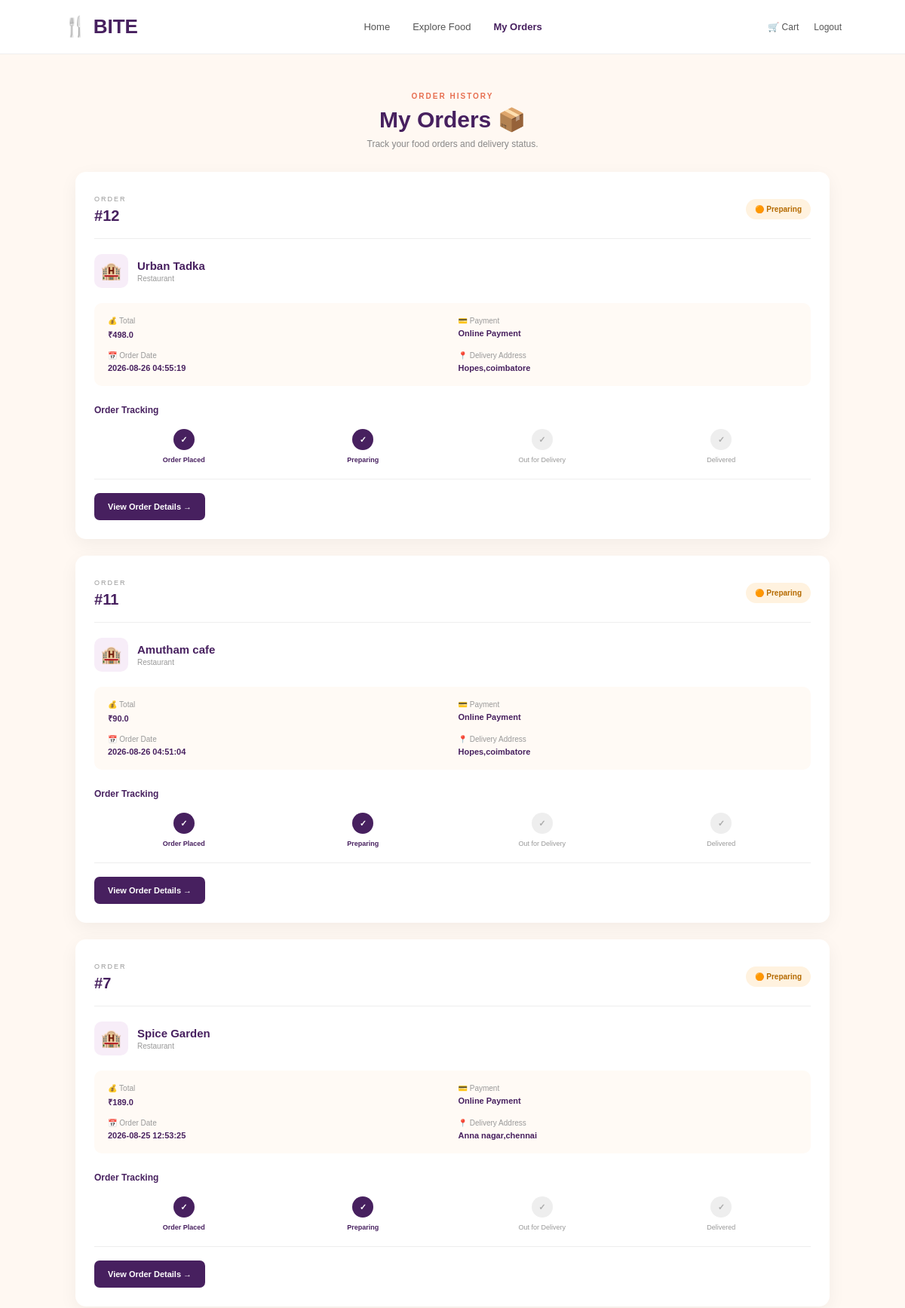
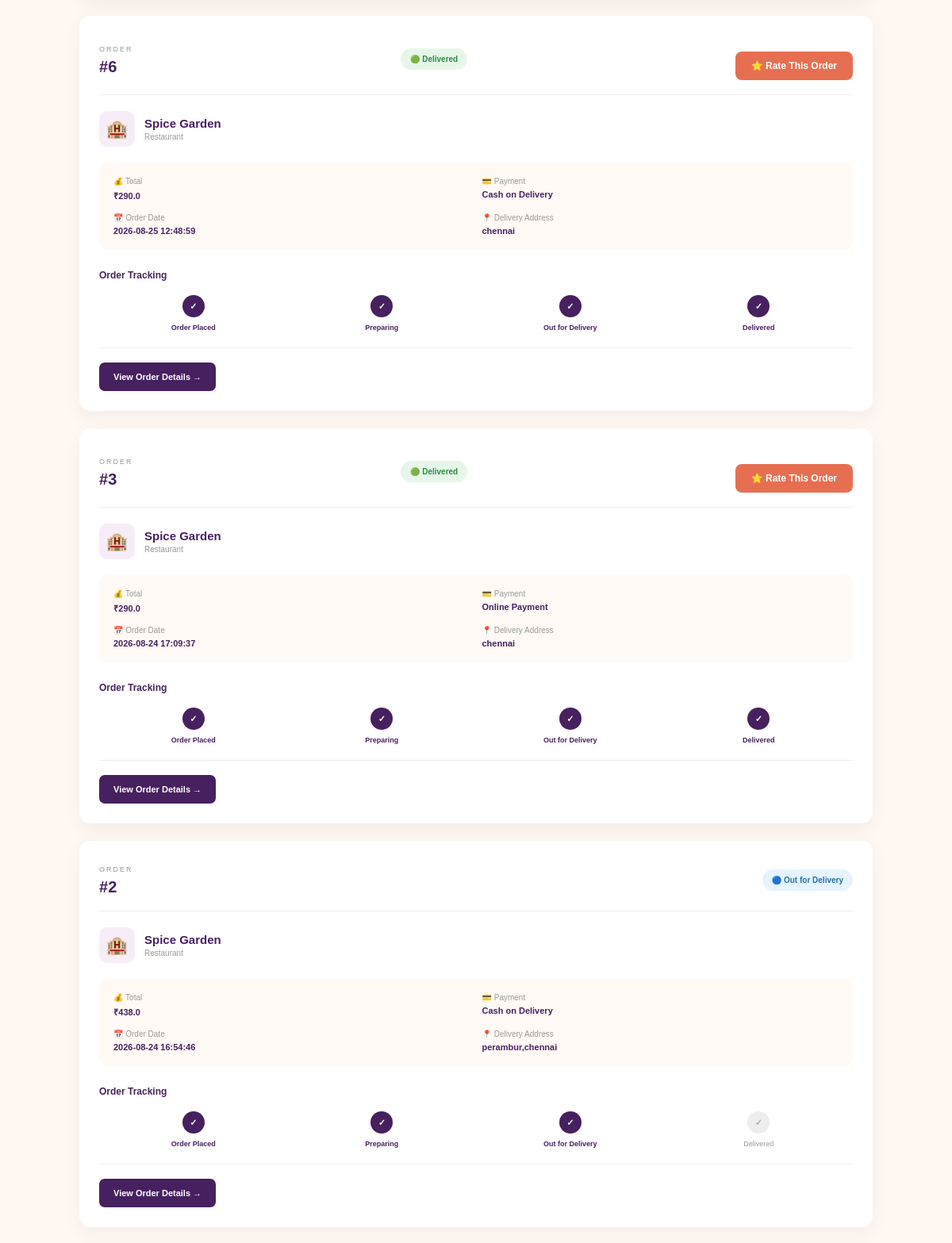
The page /my-orders (signed in, upper part) on the database its author committed (2 pictures, top to bottom).
### tables this page shows
CREATE TABLE orders (
            id INTEGER PRIMARY KEY AUTOINCREMENT,
            user_id INTEGER NOT NULL,
            restaurant_id INTEGER NOT NULL,
            total_amount REAL NOT NULL,
            delivery_address TEXT NOT NULL,
            payment_method TEXT NOT NULL,
            payment_status TEXT DEFAULT 'Pending',
            order_status TEXT DEFAULT 'Order Placed',
            order_date TIMESTAMP DEFAULT CURRENT_TIMESTAMP,

            FOREIGN KEY (user_id)
            REFERENCES users(id),

            FOREIGN KEY (restaurant_id)
            REFERENCES restaurants(id)
        );

CREATE TABLE restaurants (
            id INTEGER PRIMARY KEY AUTOINCREMENT,
            name TEXT NOT NULL,
            description TEXT,
            location TEXT,
            phone TEXT,
            rating REAL DEFAULT 0,
            delivery_time TEXT,
            image TEXT,
            status TEXT DEFAULT 'Open'
        );

### app.py (the view)
@app.route("/my-orders")
def my_orders():
    if "user_id" not in session:
        return redirect(url_for("login"))
    conn = get_db_connection()
    orders = conn.execute("""
        SELECT
            orders.id,
            orders.total_amount,
            orders.delivery_address,
            orders.payment_method,
            orders.payment_status,
            orders.order_status,
            orders.order_date,
            restaurants.name AS restaurant_name

        FROM orders

        JOIN restaurants
        ON orders.restaurant_id = restaurants.id

        WHERE orders.user_id = ?

        ORDER BY orders.order_date DESC
    """, (session["user_id"],)).fetchall()
    conn.close()
    return render_template(
        "my_orders.html",
        orders=orders
    )

### app.py (called while the page is built)
def get_db_connection():
    conn = sqlite3.connect(DATABASE)
    conn.row_factory = sqlite3.Row
    return conn

### templates/my_orders.html (shortened to what this page needs)
<!DOCTYPE html>
<html lang="en">
<head>
    <link rel="stylesheet"
          href="{{ url_for('static', filename='css/my_orders.css') }}">
</head>
<body>
<header class="navbar">
    <div class="logo">
        🍴 BITE
    </div>
    <nav>
        <a href="/customer-home">
            Home
        </a>
        <a href="/explore-food">
            Explore Food
        </a>
        <a href="/my-orders" class="active">
            My Orders
        </a>
    </nav>
    <div class="nav-right">
        <a href="/cart">
            🛒 Cart
        </a>
        <a href="/logout">
            Logout
        </a>
    </div>
</header>
<section class="page-header">
    <p>
        ORDER HISTORY
    </p>
    <h1>
        My Orders 📦
    </h1>
    <span>
        Track your food orders and delivery status.
    </span>
</section>
<section class="orders-container">
    {% if orders %}
        {% for order in orders %}
        <div class="order-card">
            <div class="order-header">
                <div>
                    <span class="order-label">
                        ORDER
                    </span>
                    <h2>
                        #{{ order.id }}
                    </h2>
                </div>
<div>
    {% if order.order_status == "Order Placed" %}
        <span class="status placed">
            🟣 Order Placed
        </span>
    {% elif order.order_status == "Preparing" %}
        <span class="status preparing">
            🟠 Preparing
        </span>
    {% elif order.order_status == "Out for Delivery" %}
        <span class="status delivery">
            🔵 Out for Delivery
        </span>
    {% elif order.order_status == "Delivered" %}
        <span class="status delivered">
            🟢 Delivered
        </span>
    {% else %}
        <span class="status">
            {{ order.order_status }}
        </span>
    {% endif %}
</div>
{% if order.order_status == "Delivered" %}
    <a
        href="{{ url_for('rate_order', order_id=order.id) }}"
        class="rate-btn">
        ⭐ Rate This Order
    </a>
{% endif %}
            </div>
            <div class="restaurant">
                <div class="restaurant-icon">
                    🏨
                </div>
                <div>
                    <h3>
                        {{ order.restaurant_name }}
                    </h3>
                    <p>
                        Restaurant
                    </p>
                </div>
            </div>
            <div class="order-details">
                <div class="detail">
                    <span>
                        💰 Total
                    </span>
                    <strong>
                        ₹{{ order.total_amount }}
                    </strong>
                </div>
                <div class="detail">
                    <span>
                        💳 Payment
                    </span>
                    <strong>
                        {% if order.payment_method == "COD" %}
                            Cash on Delivery
                        {% else %}
                            Online Payment
                        {% endif %}
                    </strong>
                </div>
                <div class="detail">
                    <span>
                        📅 Order Date
                    </span>
                    <strong>
                        {{ order.order_date }}
                    </strong>
                </div>
                <div class="detail">
                    <span>
                        📍 Delivery Address
                    </span>
                    <strong>
                        {{ order.delivery_address }}
                    </strong>
                </div>
            </div>
            <div class="tracking">
                <div class="tracking-title">
                    Order Tracking
                </div>
                <div class="tracking-line">
                    <div class="track-step
                        {% if order.order_status in ['Order Placed', 'Preparing', 'Out for Delivery', 'Delivered'] %}
                            completed
                        {% endif %}">
                        <div class="track-circle">
                            ✓
                        </div>
                        <span>
                            Order Placed
                        </span>
                    </div>
                    <div class="track-step
                        {% if order.order_status in ['Preparing', 'Out for Delivery', 'Delivered'] %}
                            completed
                        {% endif %}">
                        <div class="track-circle">
                            ✓
                        </div>
                        <span>
                            Preparing
                        </span>
                    </div>
                    <div class="track-step
                        {% if order.order_status in ['Out for Delivery', 'Delivered'] %}
                            completed
                        {% endif %}">
                        <div class="track-circle">
                            ✓
                        </div>
                        <span>
                            Out for Delivery
                        </span>
                    </div>
                    <div class="track-step
                        {% if order.order_status == 'Delivered' %}
                            completed
                        {% endif %}">
                        <div class="track-circle">
                            ✓
                        </div>
                        <span>
                            Delivered
                        </span>
                    </div>
                </div>
            </div>
            <div class="order-actions">
                <a href="{{ url_for('order_details', order_id=order.id) }}"
                   class="details-btn">
                    View Order Details →
                </a>
            </div>
        </div>
        {% endfor %}
    {% endif %}
</section>
</body>
</html>

### static/css/my_orders.css (style rules this page uses)
* { margin: 0; padding: 0; box-sizing: border-box; }
body { font-family: Arial, sans-serif; background: #fff8f2; color: #29202f; }
.navbar { height: 72px; background: white; display: flex; align-items: center; justify-content: space-between; padding: 0 7%; border-bottom: 1px solid #eee; }
.logo { color: #47205f; font-size: 26px; font-weight: bold; }
nav { display: flex; gap: 30px; }
nav a { text-decoration: none; color: #555; font-size: 13px; }
nav a:hover, nav a.active { color: #47205f; font-weight: bold; }
.nav-right { display: flex; gap: 20px; }
.nav-right a { text-decoration: none; color: #555; font-size: 12px; }
.page-header { text-align: center; padding: 50px 20px 30px; }
.page-header p { color: #e76f51; font-size: 10px; letter-spacing: 2px; font-weight: bold; }
.page-header h1 { color: #47205f; font-size: 30px; margin-top: 8px; }
.page-header span { display: block; color: #888; font-size: 12px; margin-top: 8px; }
.orders-container { width: 86%; max-width: 1000px; margin: auto; padding-bottom: 60px; }
.order-card { background: white; border-radius: 14px; padding: 25px; margin-bottom: 22px; box-shadow: 0 7px 25px rgba(0,0,0,0.05); }
.order-header { display: flex; justify-content: space-between; align-items: center; padding-bottom: 18px; border-bottom: 1px solid #eee; }
.order-label { color: #999; font-size: 9px; letter-spacing: 2px; }
.order-header h2 { color: #47205f; font-size: 20px; margin-top: 4px; }
.status { padding: 8px 12px; border-radius: 20px; font-size: 10px; font-weight: bold; }
.status.preparing { background: #fff2df; color: #b56a00; }
.status.delivery { background: #e7f3ff; color: #2473a6; }
.status.delivered { background: #e6f7e9; color: #2d8a46; }
.restaurant { display: flex; align-items: center; gap: 12px; margin-top: 20px; }
.restaurant-icon { width: 45px; height: 45px; background: #f7edf8; border-radius: 10px; display: flex; align-items: center; justify-content: center; font-size: 22px; }
.restaurant h3 { color: #47205f; font-size: 15px; }
.restaurant p { color: #999; font-size: 10px; margin-top: 3px; }
.order-details { display: grid; grid-template-columns: repeat(2, 1fr); gap: 15px; background: #fffaf5; padding: 18px; border-radius: 10px; margin-top: 20px; }
.detail { display: flex; flex-direction: column; gap: 5px; }
.detail span { color: #999; font-size: 10px; }
.detail strong { color: #47205f; font-size: 11px; }
.tracking { margin-top: 25px; }
.tracking-title { color: #47205f; font-size: 12px; font-weight: bold; margin-bottom: 18px; }
.tracking-line { display: flex; justify-content: space-between; position: relative; }
.track-step { text-align: center; width: 25%; position: relative; }
.track-circle { width: 28px; height: 28px; border-radius: 50%; background: #eee; color: #aaa; display: flex; align-items: center; justify-content: center; margin: auto; font-size: 11px; font-weight: bold; }
.track-step.completed .track-circle { background: #47205f; color: white; }
.track-step span { display: block; margin-top: 8px; color: #999; font-size: 9px; }
.track-step.completed span { color: #47205f; font-weight: bold; }
.order-actions { margin-top: 20px; padding-top: 18px; border-top: 1px solid #eee; }
.details-btn { display: inline-block; background: #47205f; color: white; text-decoration: none; padding: 12px 18px; border-radius: 7px; font-size: 11px; font-weight: bold; }
.rate-btn { display: inline-block; margin-top: 20px; padding: 11px 20px; background: #e76f51; color: white; text-decoration: none; border-radius: 8px; font-size: 12px; font-weight: bold; transition: 0.2s; }

### rows shown on the page
orders: id "12", order_status "🟠 Preparing", restaurant_name "Urban Tadka", total_amount "498.0", payment_method "Online Payment", order_date "2026-08-26 04:55:19", delivery_address "Hopes,coimbatore"
orders: id "11", order_status "🟠 Preparing", restaurant_name "Amutham cafe", total_amount "90.0", payment_method "Online Payment", order_date "2026-08-26 04:51:04", delivery_address "Hopes,coimbatore"
orders: id "7", order_status "🟠 Preparing", restaurant_name "Spice Garden", total_amount "189.0", payment_method "Online Payment", order_date "2026-08-25 12:53:25", delivery_address "Anna nagar,chennai"
orders: id "6", order_status "🟢 Delivered", restaurant_name "Spice Garden", total_amount "290.0", payment_method "Cash on Delivery", order_date "2026-08-25 12:48:59", delivery_address "chennai"
orders: id "3", order_status "🟢 Delivered", restaurant_name "Spice Garden", total_amount "290.0", payment_method "Online Payment", order_date "2026-08-24 17:09:37", delivery_address "chennai"
orders: id "2", order_status "🔵 Out for Delivery", restaurant_name "Spice Garden", total_amount "438.0", payment_method "Cash on Delivery", order_date "2026-08-24 16:54:46", delivery_address "perambur,chennai"
